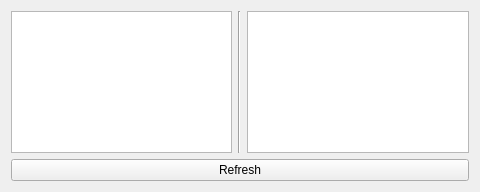
<?xml version="1.0" encoding="UTF-8"?>
<ui version="4.0">
 <class>Form</class>
 <widget class="QWidget" name="Form">
  <property name="geometry">
   <rect>
    <x>0</x>
    <y>0</y>
    <width>480</width>
    <height>192</height>
   </rect>
  </property>
  <property name="minimumSize">
   <size>
    <width>0</width>
    <height>192</height>
   </size>
  </property>
  <property name="windowTitle">
   <string>Form</string>
  </property>
  <layout class="QGridLayout" name="gridLayout">
   <item row="0" column="2">
    <widget class="QTreeView" name="outputTreeView">
     <property name="contextMenuPolicy">
      <enum>Qt::CustomContextMenu</enum>
     </property>
     <property name="editTriggers">
      <set>QAbstractItemView::NoEditTriggers</set>
     </property>
     <property name="rootIsDecorated">
      <bool>false</bool>
     </property>
     <property name="expandsOnDoubleClick">
      <bool>false</bool>
     </property>
    </widget>
   </item>
   <item row="1" column="0" colspan="3">
    <widget class="QPushButton" name="refreshBtn">
     <property name="text">
      <string>Refresh</string>
     </property>
    </widget>
   </item>
   <item row="0" column="0">
    <widget class="QTreeView" name="inputTreeView">
     <property name="contextMenuPolicy">
      <enum>Qt::CustomContextMenu</enum>
     </property>
     <property name="editTriggers">
      <set>QAbstractItemView::NoEditTriggers</set>
     </property>
     <property name="rootIsDecorated">
      <bool>false</bool>
     </property>
     <property name="expandsOnDoubleClick">
      <bool>false</bool>
     </property>
    </widget>
   </item>
   <item row="0" column="1">
    <widget class="Line" name="line">
     <property name="orientation">
      <enum>Qt::Vertical</enum>
     </property>
    </widget>
   </item>
  </layout>
 </widget>
 <resources/>
 <connections/>
</ui>
